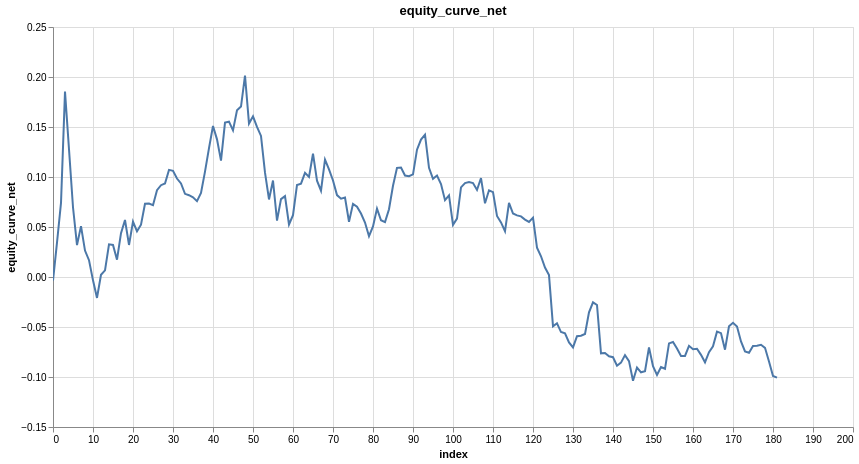

Notebook code for this chart:
### Code cell
research.plot_column(model_trades, 'equity_curve_net')
# we have stable returns, but unfortunately stable negative returns. transactions fee magnifies our losses and decreases our average win,
# so its really reducing our expected value, if fees were lower maybe we'd be fine but they are high, cause us to lose money despite a >50% win
# rate and positive ev before. this is why we need to factor in transactions fees into our model. Without transaction fees, we'd have an edge
# what this tells us is that we can't trade on a 1 hour basis. With maker fees, you have lower loses but loses nonetheless. 
# Now what we need to do is to look at different time intervals, maybe longer time intervals, like 8 hours or 12 hours

### Figure 1 — Vega specification as saved in the notebook (floating-point values rounded to 4 significant figures; data arrays with more than 128 entries replaced by an {"elided": "..."} marker saying what was removed)
{"$schema": "https://vega.github.io/schema/vega/v6.json", "data": [{"name": "param_1e9efca18e7a2868_store"}, {"name": "source_0", "values": {"elided": "182 records"}}, {"name": "source_0_x_domain_index", "values": [{"min": 0, "max": 181}]}, {"name": "source_0_y_domain_equity_curve_net", "values": [{"min": -0.1038, "max": 0.2015}]}], "signals": [{"name": "unit", "value": {}, "on": [{"events": "pointermove", "update": "isTuple(group()) ? group() : unit"}]}, {"name": "param_1e9efca18e7a2868", "update": "vlSelectionResolve(\"param_1e9efca18e7a2868_store\", \"union\")"}, {"name": "param_1e9efca18e7a2868_index", "on": [{"events": [{"source": "view", "type": "dblclick"}], "update": "null"}, {"events": {"signal": "param_1e9efca18e7a2868_translate_delta"}, "update": "panLinear(param_1e9efca18e7a2868_translate_anchor.extent_x, -param_1e9efca18e7a2868_translate_delta.x / width)"}, {"events": {"signal": "param_1e9efca18e7a2868_zoom_delta"}, "update": "zoomLinear(domain(\"x\"), param_1e9efca18e7a2868_zoom_anchor.x, param_1e9efca18e7a2868_zoom_delta)"}]}, {"name": "param_1e9efca18e7a2868_equity_curve_net", "on": [{"events": [{"source": "view", "type": "dblclick"}], "update": "null"}, {"events": {"signal": "param_1e9efca18e7a2868_translate_delta"}, "update": "panLinear(param_1e9efca18e7a2868_translate_anchor.extent_y, param_1e9efca18e7a2868_translate_delta.y / height)"}, {"events": {"signal": "param_1e9efca18e7a2868_zoom_delta"}, "update": "zoomLinear(domain(\"y\"), param_1e9efca18e7a2868_zoom_anchor.y, param_1e9efca18e7a2868_zoom_delta)"}]}, {"name": "param_1e9efca18e7a2868_tuple", "on": [{"events": [{"signal": "param_1e9efca18e7a2868_index || param_1e9efca18e7a2868_equity_curve_net"}], "update": "param_1e9efca18e7a2868_index && param_1e9efca18e7a2868_equity_curve_net ? {unit: \"\", fields: param_1e9efca18e7a2868_tuple_fields, values: [param_1e9efca18e7a2868_index,param_1e9efca18e7a2868_equity_curve_net]} : null"}]}, {"name": "param_1e9efca18e7a2868_tuple_fields", "value": [{"field": "index", "channel": "x", "type": "R"}, {"field": "equity_curve_net", "channel": "y", "type": "R"}]}, {"name": "param_1e9efca18e7a2868_translate_anchor", "value": {}, "on": [{"events": [{"source": "scope", "type": "pointerdown"}], "update": "{x: x(unit), y: y(unit), extent_x: domain(\"x\"), extent_y: domain(\"y\")}"}]}, {"name": "param_1e9efca18e7a2868_translate_delta", "value": {}, "on": [{"events": [{"source": "window", "between": [{"source": "scope", "type": "pointerdown"}, {"source": "window", "type": "pointerup"}], "type": "pointermove", "consume": true}], "update": "{x: param_1e9efca18e7a2868_translate_anchor.x - x(unit), y: param_1e9efca18e7a2868_translate_anchor.y - y(unit)}"}]}, {"name": "param_1e9efca18e7a2868_zoom_anchor", "on": [{"events": [{"source": "scope", "consume": true, "type": "wheel"}], "update": "{x: invert(\"x\", x(unit)), y: invert(\"y\", y(unit))}"}]}, {"name": "param_1e9efca18e7a2868_zoom_delta", "on": [{"events": [{"source": "scope", "type": "wheel", "consume": true}], "update": "pow(1.001, event.deltaY * pow(16, event.deltaMode))", "force": true}]}, {"name": "param_1e9efca18e7a2868_modify", "on": [{"events": {"signal": "param_1e9efca18e7a2868_tuple"}, "update": "modify(\"param_1e9efca18e7a2868_store\", param_1e9efca18e7a2868_tuple, true)"}]}], "marks": [{"type": "line", "name": "marks", "from": {"data": "source_0"}, "sort": {"field": "x"}, "encode": {"update": {"x": {"field": "index", "scale": "x"}, "y": {"field": "equity_curve_net", "scale": "y"}, "tooltip": {"signal": "{\"index\": format(datum[\"index\"], \"\"), \"equity_curve_net\": format(datum[\"equity_curve_net\"], \"\")}"}, "defined": {"signal": "isValid(datum[\"index\"]) && isFinite(+datum[\"index\"]) && isValid(datum[\"equity_curve_net\"]) && isFinite(+datum[\"equity_curve_net\"])"}, "stroke": {"value": "#4c78a8"}}}, "clip": true, "interactive": true, "style": ["line"]}], "scales": [{"name": "x", "type": "linear", "domain": [{"signal": "(data(\"source_0_x_domain_index\")[0] || {}).min"}, {"signal": "(data(\"source_0_x_domain_index\")[0] || {}).max"}], "range": [0, {"signal": "width"}], "zero": false, "domainRaw": {"signal": "param_1e9efca18e7a2868[\"index\"]"}, "nice": true}, {"name": "y", "type": "linear", "domain": [{"signal": "(data(\"source_0_y_domain_equity_curve_net\")[0] || {}).min"}, {"signal": "(data(\"source_0_y_domain_equity_curve_net\")[0] || {}).max"}], "range": [{"signal": "height"}, 0], "zero": true, "nice": true, "domainRaw": {"signal": "param_1e9efca18e7a2868[\"equity_curve_net\"]"}}], "axes": [{"scale": "x", "tickCount": {"signal": "ceil(width/40)"}, "grid": true, "labels": false, "gridScale": "y", "zindex": 0, "maxExtent": 0, "orient": "bottom", "aria": false, "ticks": false, "domain": false, "minExtent": 0}, {"scale": "y", "gridScale": "x", "tickCount": {"signal": "ceil(height/40)"}, "domain": false, "grid": true, "labels": false, "maxExtent": 0, "minExtent": 0, "ticks": false, "orient": "left", "aria": false, "zindex": 0}, {"scale": "x", "grid": false, "labelFlush": true, "tickCount": {"signal": "ceil(width/40)"}, "labelOverlap": true, "title": "index", "zindex": 0, "orient": "bottom"}, {"scale": "y", "orient": "left", "labelOverlap": true, "zindex": 0, "title": "equity_curve_net", "grid": false, "tickCount": {"signal": "ceil(height/40)"}}], "title": {"text": "equity_curve_net", "frame": "group"}, "height": 400, "background": "white", "style": "cell", "padding": 5, "width": 800}
